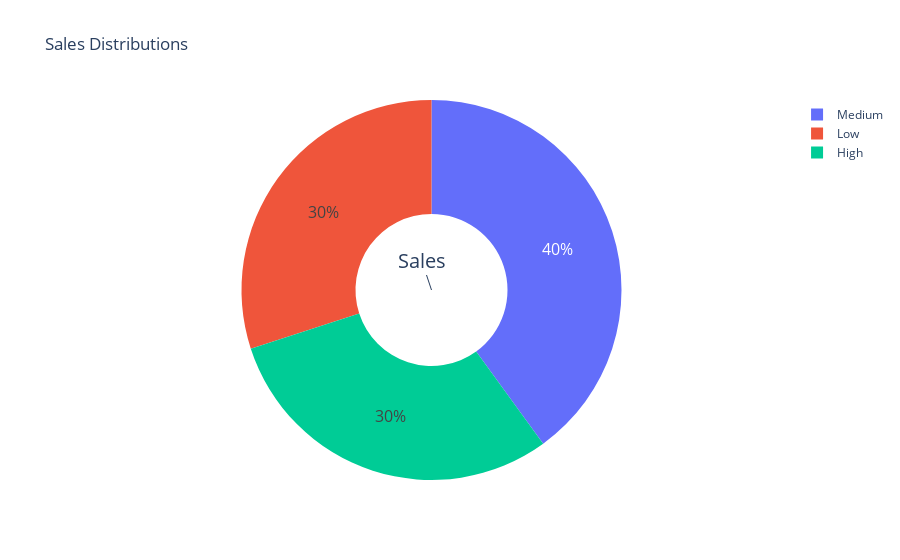

The cell this chart's notebook holds for it:
### Code cell
from plotly.subplots import make_subplots
import plotly.graph_objects as go
type_ = ["Medium", "Low", "High"]
fig = make_subplots(rows=1, cols=1)

fig.add_trace(go.Pie(labels=type_, values=comp['Sales'].value_counts(), name="Sales"))

# Use `hole` to create a donut-like pie chart
fig.update_traces(hole=.4, hoverinfo="label+percent+name", textfont_size=16)

fig.update_layout(
    title_text="Sales Distributions",
    # Add annotations in the center of the donut pies.
    annotations=[dict(text='Sales', x=0.5, y=0.5, font_size=20, showarrow=True)])
fig.show()

### Figure 1 — Plotly figure (JSON) as saved in the notebook; plotly's stock layout.template omitted (floating-point values rounded to 4 significant figures; data arrays with more than 128 entries replaced by an {"elided": "..."} marker saying what was removed)
{"data": [{"hole": 0.4, "hoverinfo": "label+percent+name", "labels": ["Medium", "Low", "High"], "name": "Sales", "textfont": {"size": 16}, "type": "pie", "values": {"elided": "336 int values"}}], "layout": {"annotations": [{"font": {"size": 20}, "showarrow": true, "text": "Sales", "x": 0.5, "y": 0.5}], "title": {"text": "Sales Distributions"}, "xaxis": {"anchor": "y", "domain": [0, 1]}, "yaxis": {"anchor": "x", "domain": [0, 1]}}}
